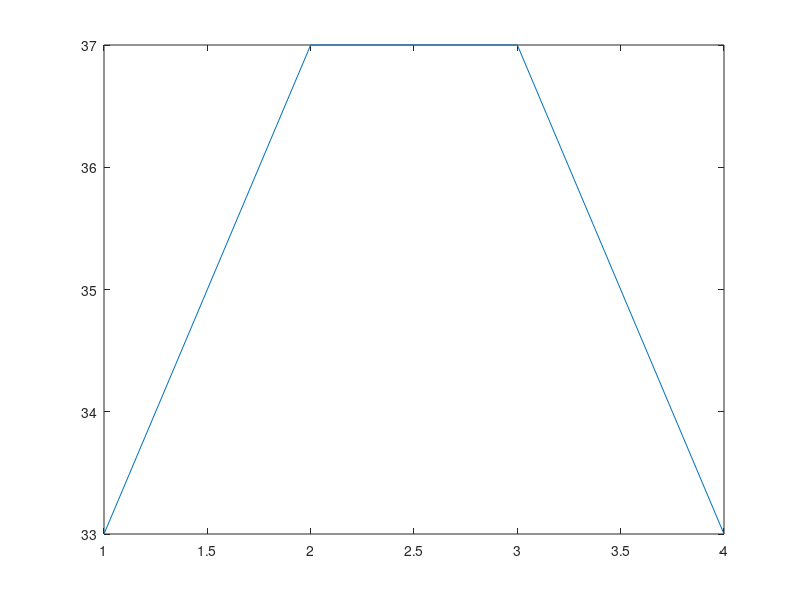

This figure's MATLAB source: (Note: this script raises an error after producing the figure.)
a = 5;
a1 = 12.6700;
array1 = [2,6,7,8];
array2 = [1;6;7;9];
char1 = 'C';
char2 = 'helloworld';
off = false;
on = true;

x = mod(12,2);

fx = @(x,y) x.^2 + 4.*x.*y + y.^2;
xVals = [1,2,3,4];
yVals = [4,3,2,1];
hold on;
plot(xVals, fx(xVals, yVals));

hold off;
plot(yVals, fx(xVals, yVals));


%%%%

v = [1,2,3,4];

for counter = 1:1:size(v)
    x = v(counter)^2
end

plot(xPts, gx(xPts));
hold off;

xPts = linspace(1,5,100);
fx = @(x) x.^2 + 2;
gx = @(x) x.^2 - 3*x + 7;
figure(1);
hold on;
plot(xPts, fx(xPts));
plot(xPts, gx(xPts));
hold off;

y = 3;
x = y * 5;
z = y.* 5;


%%%%%

[X, Y] = meshgrid(-2:0.2:2, -2:0.2:2);
Z = X .* exp(-X.^2 - Y.^2); % Calculate Z values

% Create surface plot
figure;
surf(X, Y, Z);
colorbar; % Add color scale
shading interp; % Smooth colors
title('3D Surface Plot');
xlabel('X-axis'); ylabel('Y-axis'); zlabel('Z-axis');

%% 

x = [4,6,7,8,4];

length = length(x);
pl = sum(x);


max = max(x);
min = min(x);
range = max - min;


for index = 1:5:length
    total += index;
end

ME = pl / length;

data = [12,15,14,20,18,17,13];

%%

function outputValue1 = avg(inputValue1, inputValue2);
    outputValue1 = (inputValue1 + inputValue2) / 2;
end
